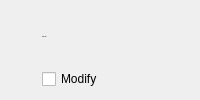
               <widget class="QWidget" name="statusBarPageHeader" native="true">
                <layout class="QHBoxLayout" name="horizontalLayout_5">
                 <property name="spacing">
                  <number>10</number>
                 </property>
                 <property name="leftMargin">
                  <number>0</number>
                 </property>
                 <property name="rightMargin">
                  <number>0</number>
                 </property>
                 <item>
                  <widget class="QToolButton" name="toolButton_8">
                   <property name="enabled">
                    <bool>false</bool>
                   </property>
                   <property name="styleSheet">
                    <string notr="true">QToolButton {
    icon-size: 24px;
    background-color: transparent;
    padding-left: 0px;
    padding-right: 5px;
    border-radius: 0px;
}</string>
                   </property>
                   <property name="icon">
                    <iconset resource="resources.qrc">
                     <normaloff>:/icon/wifi.svg</normaloff>:/icon/wifi.svg</iconset>
                   </property>
                  </widget>
                 </item>
                 <item>
                  <widget class="QWidget" name="verticalWidget_2" native="true">
                   <layout class="QVBoxLayout" name="verticalLayout_5">
                    <property name="spacing">
                     <number>6</number>
                    </property>
                    <property name="leftMargin">
                     <number>0</number>
                    </property>
                    <property name="topMargin">
                     <number>0</number>
                    </property>
                    <property name="rightMargin">
                     <number>0</number>
                    </property>
                    <property name="bottomMargin">
                     <number>0</number>
                    </property>
                    <item>
                     <widget class="QLabel" name="statusBarLbl">
                      <property name="font">
                       <font>
                        <pointsize>-1</pointsize>
                        <bold>false</bold>
                       </font>
                      </property>
                      <property name="text">
                       <string>Status Bar</string>
                      </property>
                     </widget>
                    </item>
                    <item>
                     <widget class="QCheckBox" name="statusBarEnabledChk">
                      <property name="text">
                       <string>Modify</string>
                      </property>
                     </widget>
                    </item>
                   </layout>
                  </widget>
                 </item>
                 <item>
                  <spacer name="horizontalSpacer_4">
                   <property name="orientation">
                    <enum>Qt::Horizontal</enum>
                   </property>
                   <property name="sizeHint" stdset="0">
                    <size>
                     <width>40</width>
                     <height>20</height>
                    </size>
                   </property>
                  </spacer>
                 </item>
                </layout>
               </widget>
